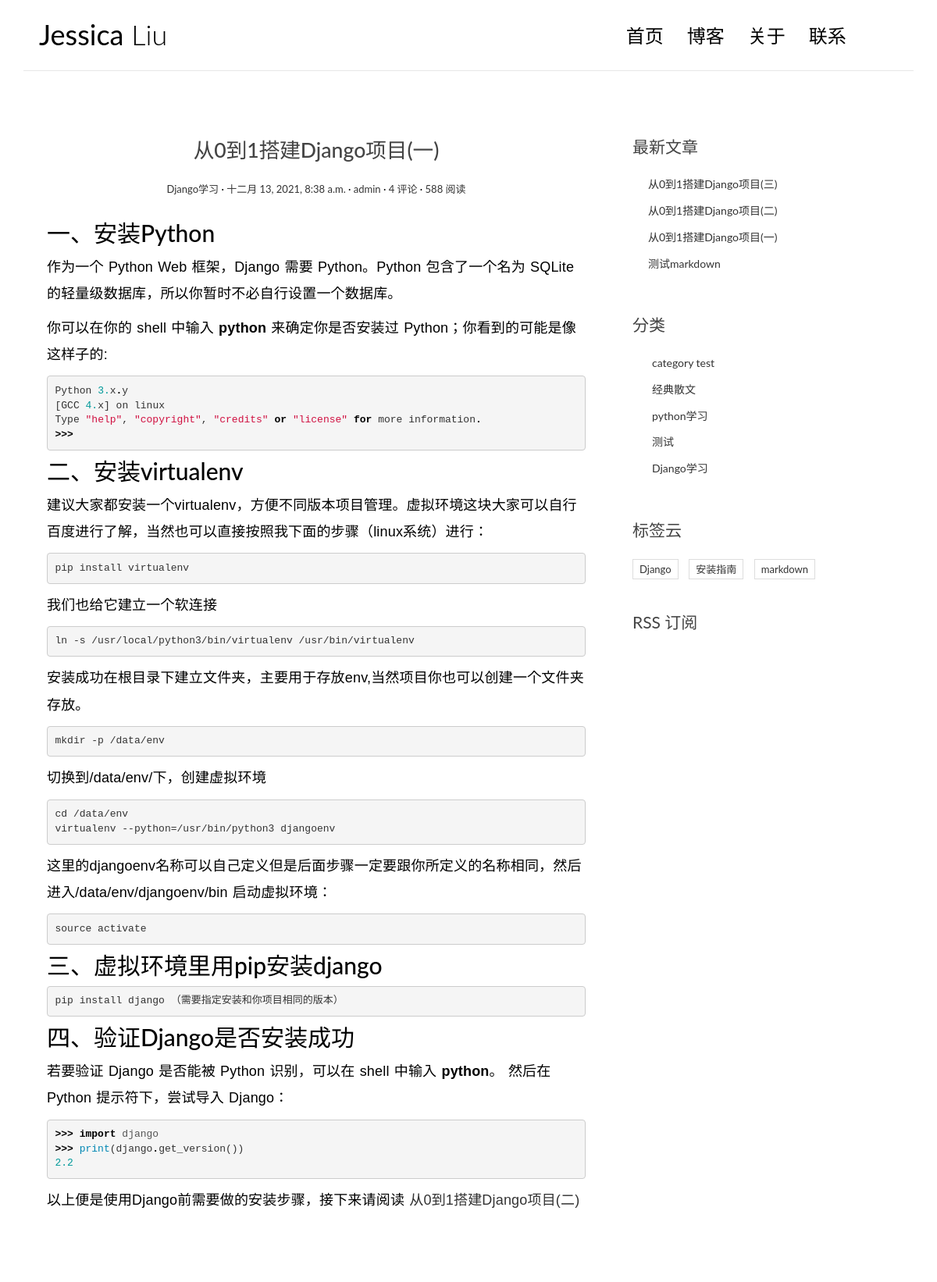
The app's page /post/14/ with its own data.
### worksite/models.py (models this page shows, shortened)
class Post(models.Model):
    title = models.CharField(max_length=70)
    body = models.TextField()
    created_time = models.DateTimeField()
    modified_time = models.DateTimeField()
    excerpt = models.CharField(max_length=200, blank=True)
    category = models.ForeignKey(Category, on_delete=models.CASCADE)
    tags = models.ManyToManyField(Tag, blank=True)
    author = models.ForeignKey(User, on_delete=models.CASCADE)
    def get_absolute_url(self):
        return reverse('blog:detail', kwargs={'pk':self.pk})

class Category(models.Model):
    name = models.CharField(max_length=100)

class Tag(models.Model):
    name = models.CharField(max_length=100)
    def __str__(self):
        return self.name

### worksite/views.py (the view)
# urls.py: url(r'^post/(?P<pk>[0-9]+)/$', views.detail, name='detail'),
def detail(request, pk):
    post = get_object_or_404(Post, pk=pk)
    post_list = Post.objects.all().order_by('-created_time')
    categories = Category.objects.all()
    tags = Tag.objects.all()
    post.body = markdown.markdown(post.body,
                                    extensions=[
                                        'markdown.extensions.extra',
                                        'markdown.extensions.codehilite',
                                        'markdown.extensions.toc',
                                    ])
    return render(request, 'blog/detail.html',{'post':post, 'post_list':post_list, 'categories':categories, 'tags':tags})

### templates/blog/detail.html (shortened to what this page needs)
{% extends 'base.html' %}
{% block main %}
    <article class="post post-{{ post.pk }}">
        <header class="entry-header">
            <h1 class="entry-title">{{ post.title }}</h1>
            <div class="entry-meta">
                <span class="post-category"><a href="/category/{{ category.name }}">{{ post.category.name }}</a></span>
                <span class="post-date"><a href=""><time class="entry-date"
                                                          datetime="{{ post.created_time }}">{{ post.created_time }}</time></a></span>
                <span class="post-author"><a href="">{{ post.author }}</a></span>
                <span class="comments-link"><a href="">4 评论</a></span>
                <span class="views-count"><a href="">588 阅读</a></span>
            </div>
        </header>
        <div class="entry-content clearfix">
            {{ post.body|safe }}
        </div>
    </article>
    {% endblock main %}

### templates/base.html (shortened to what this page needs)
{% load static %}
<!DOCTYPE html>
<html>
<head>
    <link rel="stylesheet" href="{% static 'blog/css/bootstrap.min.css' %}">
    <link rel="stylesheet" href="http://code.ionicframework.com/ionicons/2.0.1/css/ionicons.min.css">
    <link rel="stylesheet" href="{% static 'blog/css/pace.css' %}">
    <link rel="stylesheet" href="{% static 'blog/css/custom.css' %}">
    <link rel="stylesheet" href="{% static 'blog/css/highlights/github.css' %}">
</head>
<body>
<div class="container">
    <header id="site-header">
        <div class="row">
            <div class="col-md-4 col-sm-5 col-xs-8">
                <div class="logo">
                    <h1><a href="/"><b>Jessica</b> Liu</a></h1>
                </div>
            </div>
            <div class="col-md-8 col-sm-7 col-xs-4">
                <nav class="main-nav" role="navigation">
                    <div class="collapse navbar-collapse" id="bs-example-navbar-collapse-1">
                        <ul class="nav navbar-nav navbar-right">
                            <li class="cl-effect-11"><a href="/" data-hover="首页">首页</a></li>
                            <li class="cl-effect-11"><a href="/" data-hover="博客">博客</a></li>
                            <li class="cl-effect-11"><a href="/" data-hover="关于">关于</a></li>
                            <li class="cl-effect-11"><a href="/" data-hover="联系">联系</a></li>
                        </ul>
                    </div>
                </nav>
            </div>
        </div>
    </header>
</div>
<div class="content-body">
    <div class="container">
        <div class="row">
            <main class="col-md-8">
              {% block main %}
              {% endblock main %}
            </main>
            <aside class="col-md-4">
                <div class="widget widget-recent-posts">
                    <h3 class="widget-title">最新文章</h3>
                    <ul>
                      {% for post in post_list %}
                        <li>
                            <a href="{{ post.get_absolute_url }}">{{ post.title }}</a>
                        </li>
                      {% endfor %}
                    </ul>
                </div>
                <div class="widget widget-category">
                    <h3 class="widget-title">分类</h3>
                    <ul>
                      {% for category in categories %}
                        <li>
                            <a href="/category/{{ category.name }}">{{ category.name }}</a>
                        </li>
                      {% endfor %}
                    </ul>
                </div>
                <div class="widget widget-tag-cloud">
                    <h3 class="widget-title">标签云</h3>
                    <ul>
                      {% for tag in tags %}
                        <li>
                            <a href="/tag/{{ tag }}">{{ tag.name }}</a>
                        </li>
                      {% endfor %}
                    </ul>
                </div>
                <div class="rss">
                    <a href=""> RSS 订阅</a>
                </div>
            </aside>
        </div>
    </div>
</div>
<footer id="site-footer">
    <div class="container">
        <div class="row">
            <div class="col-md-12">
            </div>
        </div>
    </div>
</footer>
</body>
</html>

### worksite/static/blog/css/custom.css (style rules this page uses)
* { outline: none; }
h1, h2, h3, h4, h5, h6 { margin-top: 0; }
b { font-weight: 400; }
a { color: #333; }
body { color: #444; font-family: 'Lato', sans-serif; }
p { font-family: 'Ubuntu', sans-serif; font-weight: 400; word-spacing: 1px; letter-spacing: 0.01em; }
#site-header { background-color: #FFF; padding: 25px 20px; margin-bottom: 40px; border-bottom: 1px solid #e7e7e7; }
.logo h1 a { color: #000; }
.logo h1 { margin: 0; font-family: 'Lato', sans-serif; font-weight: 300; }
.main-nav { margin-top: 11px; max-width: 95%; }
.main-nav a { color: #000000 !important; padding: 0 0 5px 0 !important; margin-right: 30px; font-family: 'Lato', sans-serif; font-weight: 300; font-size: 24px; }
.cl-effect-11 a { padding: 10px 0; color: #0972b4; text-shadow: none; }
.cl-effect-11 a::before { position: absolute; top: 0; left: 0; overflow: hidden; padding: 0 0 5px 0 !important; max-width: 0; border-bottom: 1px solid #000; color: #000; content: attr(data-hover); white-space: nowrap; -webkit-transition: max-width 0.5s; -moz-transition: max-width 0.5s; transition: max-width 0.5s; }
.content-body { padding-bottom: 4em; }
.post { background: #fff; padding: 30px 30px 0; }
.entry-title { text-align: center; font-size: 1.9em; margin-bottom: 20px; line-height: 1.6; padding: 10px 20px 0; }
.entry-meta { text-align: center; color: #DDDDDD; font-size: 13px; margin-bottom: 30px; }
.entry-content { font-size: 18px; line-height: 1.9; font-weight: 300; color: #000; }
.post-category::after, .post-date::after, .post-author::after, .comments-link::after { content: ' ·'; color: #000; }
.widget { background: #fff; padding: 30px 0 0; }
.widget-title { font-size: 1.5em; margin-bottom: 20px; line-height: 1.6; padding: 10px 0 0; font-weight: 400; }
.widget-recent-posts ul { padding: 0; margin: 0; padding-left: 20px; }
.widget-recent-posts ul li { list-style-type: none; position: relative; line-height: 170%; margin-bottom: 10px; }
.widget-recent-posts ul li::before { content: '\f3d3'; font-family: "Ionicons"; position: absolute; left: -17px; top: 3px; font-size: 16px; color: #000; }
.widget-category ul { padding: 0; margin: 0; padding-left: 25px; }
.widget-category ul li { list-style-type: none; position: relative; line-height: 170%; margin-bottom: 10px; }
.widget-category ul li::before { content: '\f3fe'; font-family: "Ionicons"; position: absolute; left: -25px; top: 1px; font-size: 18px; color: #000; }
.widget-tag-cloud ul { padding: 0; margin: 0; margin-right: -10px; }
.widget-tag-cloud ul li { list-style-type: none; font-size: 13px; display: inline-block; margin-right: 10px; margin-bottom: 10px; padding: 3px 8px; border: 1px solid #ddd; }
.rss { font-size: 21px; margin-top: 30px; }
.rss a { color: #444; }
#site-footer { padding-top: 10px; padding: 0 0 1.5em 0; }

### worksite/static/blog/css/highlights/github.css (style rules this page uses)
.codehilite .k { color: #000000; font-weight: bold }
.codehilite .o { color: #000000; font-weight: bold }
.codehilite .kn { color: #000000; font-weight: bold }
.codehilite .nb { color: #0086B3 }
.codehilite .nn { color: #555555 }
.codehilite .ow { color: #000000; font-weight: bold }
.codehilite .w { color: #bbbbbb }
.codehilite .mf { color: #009999 }
.codehilite .s2 { color: #d01040 }

### records on screen
Post: title "从0到1搭建Django项目(一)", category.name "Django学习", created_time "十二月 13, 2021, 8:38 a.m.", author "admin", body "一、安装Python 作为一个 Python Web 框架，Django 需要 Python。Python 包含了一个名为 SQLite 的轻量级数据库，所以你暂时不必自行设置一个数据库。 你可以在你的 shell 中输入 python 来确定你是否安装过 Python；你看到的可能是像这样子的: Python 3. x . y [ GCC 4. x ] on linux Type \"help\" , \"copyright\" , \"credits\" or \"license\" for more information . >>> 二、安装virtualenv 建议大家都安装一个virtualenv，方便不同版本项目管理。虚拟环境这块大家可以自行百度进行了解，当然也可以直接按照我下面的步骤（linux系统）进行： pip install virtualenv 我们也给它建立一个软连接 ln -s /usr/local/python3/bin/virtualenv /usr/bin/virtualenv 安装成功在根目录下建立文件夹，主要用于存放env,当然项目你也可以创建一个文件夹存放。 mkdir -p /data/env 切换到/data/env/下，创建虚拟环境 cd /data/env virtualenv --python=/usr/bin/python3 djangoenv 这里的djangoenv名称可以自己定义但是后面步骤一定要跟你所定义的名称相同，然后进入/data/env/djangoenv/bin 启动虚拟环境： source activate…"
Post: title "从0到1搭建Django项目(三)"
Post: title "从0到1搭建Django项目(二)"
Post: title "测试markdown"
Category: name "category test"
Category: name "经典散文"
Category: name "python学习"
Category: name "测试"
Category: name "Django学习"
Tag: name "Django"
Tag: name "安装指南"
Tag: name "markdown"
